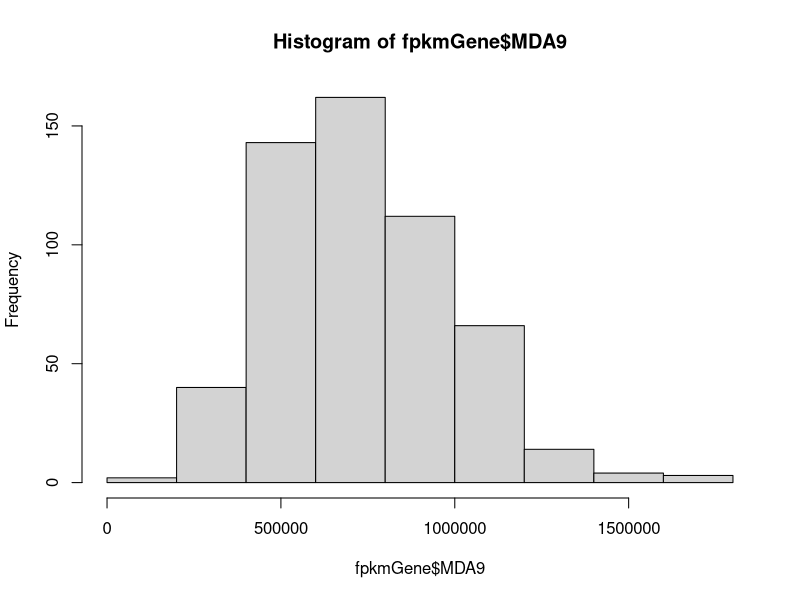
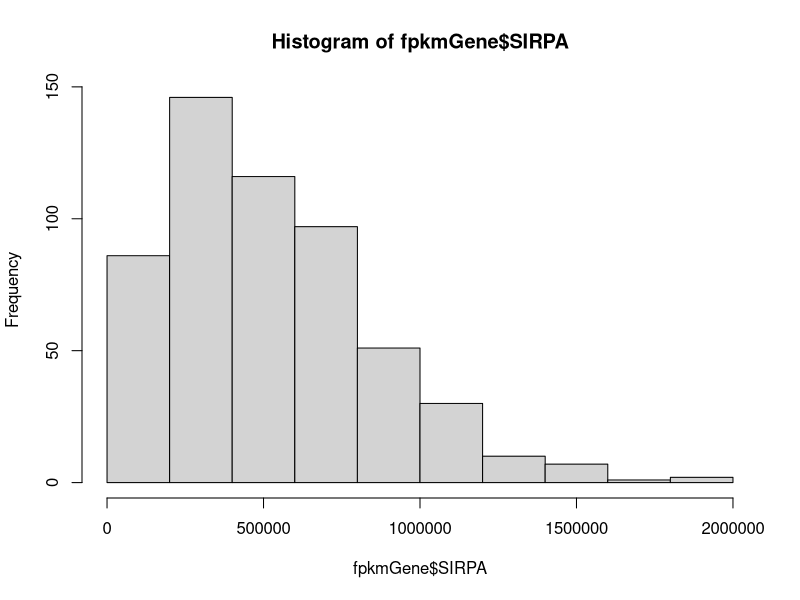
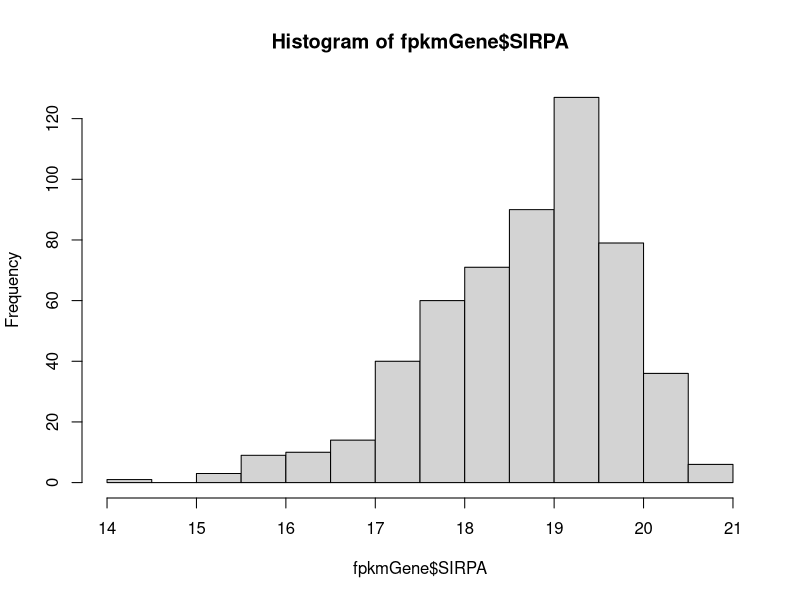
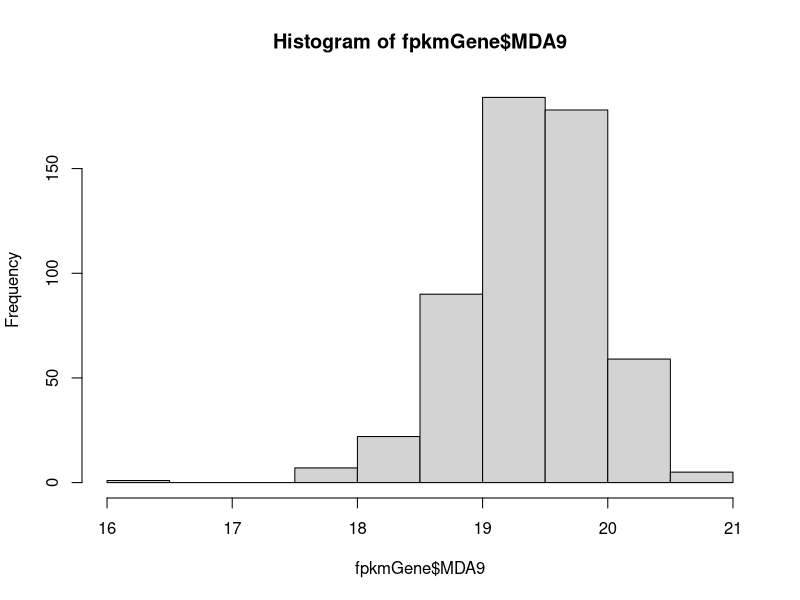
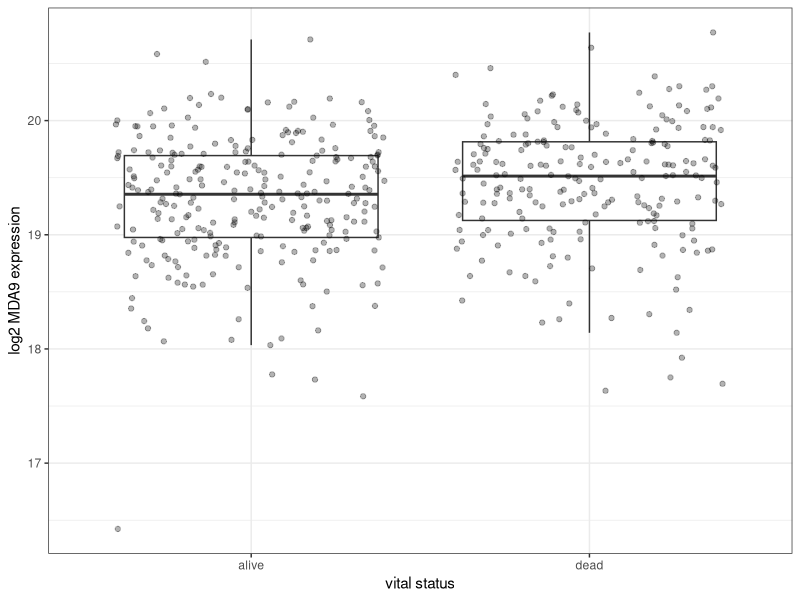

Reproduce these figures in R, in order. (Note: this script raises an error after producing the figures.)
#### head and neck expression analysis ####

# load packages
library(dplyr)
library(ggplot2)
library(survminer)
library(survival)

# define exclusion subsetting
`%ni%` <- Negate(`%in%`) 

#### data pre-processing ####

# read in saved data
fpkmGene <- read.table("targetGeneHNSCC.csv")
# see all metadata
colnames(fpkmGene)
# view untransformed distribution
hist(fpkmGene$MDA9) # very slightly left skewed
hist(fpkmGene$SIRPA) # slightly left skewed
# save untransformed data
fpkmGeneNolog <- fpkmGene

# log transform genes
fpkmGene[1:12] <- fpkmGene[1:12] + 1 # add one pseudo count to all counts to remove zeros
fpkmGene[1:12] <- log2(fpkmGene[1:12]) # apply log2 transformation
hist(fpkmGene$SIRPA) 
hist(fpkmGene$MDA9) 

# assessing clinical data
table(fpkmGene$shortLetterCode) # 44 NT, 2 TM, 500 TP
table(fpkmGene$race) # 49 AA, 468 white
table(fpkmGene$ethnicity) # 27 HIS, 480 not (some overlap with AA?)

# extract tumor data
tum <- fpkmGene %>%
  filter(shortLetterCode == "TP")
# extracting whites with known HIS
his_nonhis <- fpkmGene %>%
  filter(race == "white") %>%
  filter(ethnicity == "hispanic or latino" | ethnicity == "not hispanic or latino") 
# extracting AA and white who are not HIS
BW_nonhis <- fpkmGene %>%
  filter(race == "white" | race == "black or african american") %>%
  filter(ethnicity == "not hispanic or latino") 

#### MDA-9/Syntenin ####

## high expression in AA is correlated with poor outcome when compared to non-hispanic whites
## compare vital status based on MDA9
t.test(MDA9 ~ vital_status, data=BW_nonhis) # 0.004855
ggplot(BW_nonhis, aes(vital_status, MDA9)) + 
  ylab("log2 MDA9 expression") +
  xlab("vital status") +
  geom_boxplot(outlier.shape = NA) +
  geom_jitter(alpha = 0.3) +
  theme_bw() 
#ggsave("figures/MDA9BW_nonhis_vital_.jpg")

# KM from TCGA biolinks
#TCGAbiolinks::TCGAanalyze_SurvivalKM()

## kaplan meier: days to last followup, comparing AA and CA
# remove missing data 
BW_nonhis_km <- BW_nonhis %>%
  filter(!is.na(days_to_last_follow_up)) 
BW_nonhis_km <- BW_nonhis_km %>% 
  mutate(vital = (as.numeric(vital_status)) - 1)
# fit model
mda9_fit_BW_nonhis_follow <- survfit(Surv(days_to_last_follow_up, 
                    vital) ~ race, 
               data = BW_nonhis_km)
ggsurvplot(mda9_fit_BW_nonhis_follow, data = BW_nonhis_km, 
           risk.table = TRUE,
           pval = TRUE,
           pval.method = TRUE,
           pval.coord = c(1600, 0.8),
           pval.method.coord = c(1600, 0.9),
           conf.int = TRUE,
           xlim = c(0, 2000),
           break.time.by = 500,
           ggtheme = theme_minimal(),
           risk.table.y.text.col = T,
           risk.table.y.text = FALSE)

## kaplan meier: days to death, comparing AA and CA
# remove missing data 
BW_nonhis_km <- BW_nonhis %>%
  filter(!is.na(days_to_death)) 
BW_nonhis_km <- BW_nonhis_km %>% 
  mutate(vital = (as.numeric(vital_status)) - 1)
# fit model
mda9_fit_BW_nonhis_death <- survfit(Surv(days_to_death, 
                         vital) ~ race, 
                    data = BW_nonhis_km)
ggsurvplot(mda9_fit_BW_nonhis_death, 
           data = BW_nonhis_km, 
           risk.table = TRUE,
           pval = TRUE,
           pval.method = TRUE,
           pval.coord = c(2000, 0.8),
           pval.method.coord = c(2000, 0.9),
           conf.int = TRUE,
           xlim = c(0, 3000),
           break.time.by = 500,
           ggtheme = theme_minimal(),
           risk.table.y.text.col = T,
           risk.table.y.text = FALSE)
# splitting into high and low gene expression
BW_nonhis_km <- BW_nonhis_km %>%
  mutate(mda9_hl = MDA9 > median(MDA9))
BW_nonhis_km$mda9_hl[BW_nonhis_km$mda9_hl == TRUE] <- "high"
BW_nonhis_km$mda9_hl[BW_nonhis_km$mda9_hl == FALSE] <- "low"
# AA and CA, high and low
mda9_fit_BW_nonhis_death_gene <- survfit(Surv(days_to_death, vital) ~ mda9_hl, 
                                    data = BW_nonhis_km)
ggsurvplot(mda9_fit_BW_nonhis_death_gene, 
           data = BW_nonhis_km, 
           risk.table = TRUE,
           pval = TRUE,
           pval.method = TRUE,
           pval.coord = c(2000, 0.8),
           pval.method.coord = c(2000, 0.9),
           conf.int = TRUE,
           xlim = c(0, 3000),
           break.time.by = 500,
           ggtheme = theme_minimal(),
           risk.table.y.text.col = T,
           risk.table.y.text = FALSE)
# AA, high and low (median from all gene expression)
AA_nonhis_km <- filter(BW_nonhis_km, race == "black or african american")
mda9_fit_AA_nonhis_death_gene <- survfit(Surv(days_to_death, vital) ~ mda9_hl, 
                                         data = AA_nonhis_km)
ggsurvplot(mda9_fit_AA_nonhis_death_gene, 
           data = AA_nonhis_km, 
           risk.table = TRUE,
           pval = TRUE,
           pval.method = TRUE,
           pval.coord = c(2000, 0.8),
           pval.method.coord = c(2000, 0.9),
           conf.int = TRUE,
           xlim = c(0, 3000),
           break.time.by = 500,
           ggtheme = theme_minimal(),
           risk.table.y.text.col = T,
           risk.table.y.text = FALSE)


# high expression in HIS is correlated with poor outcome when compared to non-hispanic whites
# vital status
t.test(MDA9 ~ vital_status, data=his_nonhis) # 0.004231
ggplot(his_nonhis, aes(vital_status, MDA9)) + 
  ylab("log2 MDA9 expression") +
  xlab("vital status") +
  geom_boxplot(outlier.shape = NA) +
  geom_jitter(alpha = 0.3) +
  theme_bw() 
#ggsave("figures/MDA9his_nonhis_vital.jpg") 
# days to death

#### SIRPA: not needed right now ####

# high expression in AA is correlated with poor outcome when compared to non-hispanic whites
t.test(SIRPA ~ vital_status, data=BW_nonhis) # 0.3977
ggplot(BW_nonhis, aes(vital_status, SIRPA)) + 
  ylab("log2 MDA9 expression") +
  xlab("vital status") +
  geom_boxplot(outlier.shape = NA) +
  geom_jitter(alpha = 0.3) +
  theme_bw() 
